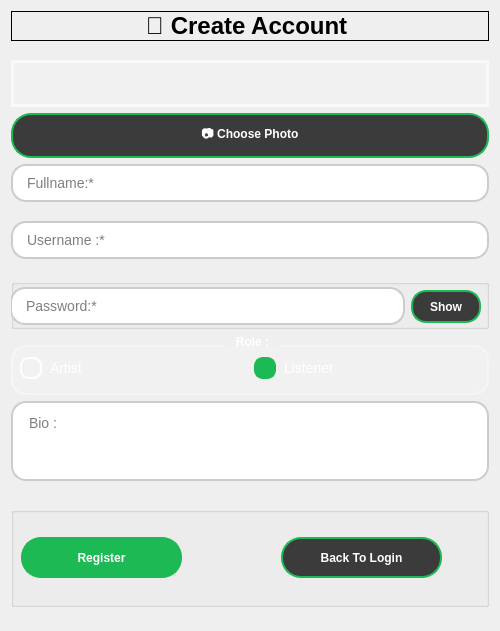
<?xml version="1.0" encoding="UTF-8"?>
<ui version="4.0">
 <class>RegisterWindow</class>
 <widget class="QWidget" name="RegisterWindow">
  <property name="geometry">
   <rect>
    <x>0</x>
    <y>0</y>
    <width>500</width>
    <height>631</height>
   </rect>
  </property>
  <property name="windowTitle">
   <string>Form</string>
  </property>
  <property name="styleSheet">
   <string notr="true">QWidget#RegisterWindow {
    background-color: qlineargradient(
        x1: 0, y1: 0, x2: 1, y2: 1,
        stop: 0 #1DB954,
        stop: 1 #191414
    );
}</string>
  </property>
  <layout class="QVBoxLayout" name="verticalLayout_2">
   <item>
    <layout class="QVBoxLayout" name="verticalLayout">
     <item>
      <widget class="QLabel" name="title">
       <property name="mouseTracking">
        <bool>true</bool>
       </property>
       <property name="frameShape">
        <enum>QFrame::Shape::Panel</enum>
       </property>
       <property name="text">
        <string>&lt;h1&gt;🎵 Create Account &lt;/h1&gt;</string>
       </property>
       <property name="alignment">
        <set>Qt::AlignmentFlag::AlignCenter</set>
       </property>
      </widget>
     </item>
     <item>
      <spacer name="verticalSpacer_4">
       <property name="orientation">
        <enum>Qt::Orientation::Vertical</enum>
       </property>
       <property name="sizeHint" stdset="0">
        <size>
         <width>20</width>
         <height>40</height>
        </size>
       </property>
      </spacer>
     </item>
     <item>
      <widget class="QLabel" name="photoLabel">
       <property name="styleSheet">
        <string notr="true">QLabel#photoLabel {
    background-color: rgba(255, 255, 255, 0.15);
    border: 3px solid rgba(255, 255, 255, 0.6);
    border-radius: 50px;
    color: white;
    font-size: 36px;
}</string>
       </property>
       <property name="text">
        <string/>
       </property>
       <property name="alignment">
        <set>Qt::AlignmentFlag::AlignCenter</set>
       </property>
      </widget>
     </item>
     <item>
      <widget class="QPushButton" name="choosePhotoButton">
       <property name="styleSheet">
        <string notr="true">QPushButton {

background-color: #3b3b3b;

color: white;

border: 2px solid #1DB954;

border-radius: 20px;

padding: 10px 20px;

font-weight: bold;

}



QPushButton:hover {

background-color: #4a4a4a;

}



QPushButton:pressed {

background-color: #2a2a2a;

}</string>
       </property>
       <property name="text">
        <string>📷 Choose Photo</string>
       </property>
      </widget>
     </item>
     <item>
      <widget class="QLineEdit" name="fullnameEdit">
       <property name="styleSheet">
        <string notr="true">QLineEdit {
    background-color: white;
    border: 2px solid #cccccc;
    border-radius: 15px;
    padding: 8px 12px;
    font-size: 14px;
	color:black;
}
QLineEdit:focus {
    border: 2px solid #1DB954;
}

QLineEdit::placeholder {
    color: #888888;        
    font-weight: normal;
}</string>
       </property>
       <property name="placeholderText">
        <string>Fullname:*</string>
       </property>
      </widget>
     </item>
     <item>
      <spacer name="verticalSpacer_2">
       <property name="orientation">
        <enum>Qt::Orientation::Vertical</enum>
       </property>
       <property name="sizeHint" stdset="0">
        <size>
         <width>20</width>
         <height>40</height>
        </size>
       </property>
      </spacer>
     </item>
     <item>
      <widget class="QLineEdit" name="usernameEdit">
       <property name="styleSheet">
        <string notr="true">QLineEdit {
    background-color: white;
    border: 2px solid #cccccc;
    border-radius: 15px;
    padding: 8px 12px;
    font-size: 14px;
	color:black;
}
QLineEdit:focus {
    border: 2px solid #1DB954;
}

QLineEdit::placeholder {
    color: #888888;        
    font-weight: normal;
}
</string>
       </property>
       <property name="placeholderText">
        <string>Username :*</string>
       </property>
      </widget>
     </item>
     <item>
      <layout class="QHBoxLayout" name="horizontalLayout"/>
     </item>
     <item>
      <spacer name="verticalSpacer_3">
       <property name="orientation">
        <enum>Qt::Orientation::Vertical</enum>
       </property>
       <property name="sizeHint" stdset="0">
        <size>
         <width>20</width>
         <height>40</height>
        </size>
       </property>
      </spacer>
     </item>
     <item>
      <widget class="QGroupBox" name="groupBox_2">
       <property name="minimumSize">
        <size>
         <width>0</width>
         <height>50</height>
        </size>
       </property>
       <property name="title">
        <string/>
       </property>
       <widget class="QWidget" name="horizontalLayoutWidget">
        <property name="geometry">
         <rect>
          <x>-1</x>
          <y>2</y>
          <width>471</width>
          <height>51</height>
         </rect>
        </property>
        <layout class="QHBoxLayout" name="horizontalLayout_5">
         <item>
          <widget class="QLineEdit" name="passwordEdit">
           <property name="styleSheet">
            <string notr="true">QLineEdit {

    background-color: white;

    border: 2px solid #cccccc;

    border-radius: 15px;

    padding: 8px 12px;

    font-size: 14px;

	color:black;

}

QLineEdit:focus {

    border: 2px solid #1DB954;

}

QLineEdit QToolButton {

    background-color: #3b3b3b;

    color: white;

    border: 2px solid #3b3b3b;

    border-radius: 12px;

    padding: 4px 10px;

    font-weight: bold;

    margin-right: 4px;

}

QLineEdit QToolButton:hover {

    background-color: #4a4a4a;

    border: 2px solid #4a4a4a;

}

QLineEdit QToolButton:pressed {

    background-color: #1DB954;

    border: 2px solid #1DB954;

}

QLineEdit::placeholder {

    color: #888888;        

    font-weight: normal;

}</string>
           </property>
           <property name="echoMode">
            <enum>QLineEdit::EchoMode::Password</enum>
           </property>
           <property name="placeholderText">
            <string>Password:*</string>
           </property>
          </widget>
         </item>
         <item>
          <widget class="QToolButton" name="togglePasswordButton">
           <property name="cursor">
            <cursorShape>PointingHandCursor</cursorShape>
           </property>
           <property name="styleSheet">
            <string notr="true">QToolButton {
    background-color: #3b3b3b;
    color: white;
    border: 2px solid #1DB954;
    border-radius: 15px;
    padding: 6px 12px;
    font-weight: bold;
}
QToolButton:hover {
    background-color: #4a4a4a;
}
QToolButton:pressed {
    background-color: #1DB954;
    color: white;
}</string>
           </property>
           <property name="text">
            <string>Show</string>
           </property>
          </widget>
         </item>
        </layout>
       </widget>
      </widget>
     </item>
     <item>
      <widget class="QGroupBox" name="roleGBox">
       <property name="sizePolicy">
        <sizepolicy hsizetype="Preferred" vsizetype="Fixed">
         <horstretch>0</horstretch>
         <verstretch>0</verstretch>
        </sizepolicy>
       </property>
       <property name="minimumSize">
        <size>
         <width>0</width>
         <height>60</height>
        </size>
       </property>
       <property name="styleSheet">
        <string notr="true">QGroupBox {
    background-color: rgba(255, 255, 255, 30);
    border: 2px solid rgba(255, 255, 255, 100);
    border-radius: 15px;
    margin-top: 10px;
    padding: 15px 10px 10px 10px;
    font-weight: bold;
    color: white;
}
QGroupBox::title {
    subcontrol-origin: margin;
    subcontrol-position: top center;
    padding: 0 10px;
    color: white;
}</string>
       </property>
       <property name="title">
        <string>Role :</string>
       </property>
       <widget class="QWidget" name="horizontalLayoutWidget_3">
        <property name="geometry">
         <rect>
          <x>9</x>
          <y>20</y>
          <width>461</width>
          <height>26</height>
         </rect>
        </property>
        <layout class="QHBoxLayout" name="horizontalLayout_4">
         <item>
          <widget class="QRadioButton" name="artistRadio">
           <property name="cursor">
            <cursorShape>PointingHandCursor</cursorShape>
           </property>
           <property name="styleSheet">
            <string notr="true">QRadioButton {
    color: white;
    font-size: 14px;
    spacing: 8px;
}
QRadioButton::indicator {
    width: 18px;
    height: 18px;
    border-radius: 9px;
    border: 2px solid white;
    background-color: transparent;
}
QRadioButton::indicator:checked {
    background-color: #1DB954;
    border: 2px solid #1DB954;
}
QRadioButton::indicator:hover {
    border: 2px solid #1ed760;
}</string>
           </property>
           <property name="text">
            <string>Artist</string>
           </property>
          </widget>
         </item>
         <item>
          <widget class="QRadioButton" name="listenerRadio">
           <property name="cursor">
            <cursorShape>PointingHandCursor</cursorShape>
           </property>
           <property name="styleSheet">
            <string notr="true">QRadioButton {
    color: white;
    font-size: 14px;
    spacing: 8px;
}
QRadioButton::indicator {
    width: 18px;
    height: 18px;
    border-radius: 9px;
    border: 2px solid white;
    background-color: transparent;
}
QRadioButton::indicator:checked {
    background-color: #1DB954;
    border: 2px solid #1DB954;
}
QRadioButton::indicator:hover {
    border: 2px solid #1ed760;
}</string>
           </property>
           <property name="text">
            <string>Listener</string>
           </property>
           <property name="checked">
            <bool>true</bool>
           </property>
          </widget>
         </item>
        </layout>
       </widget>
      </widget>
     </item>
     <item>
      <widget class="QTextEdit" name="bio">
       <property name="maximumSize">
        <size>
         <width>16777215</width>
         <height>80</height>
        </size>
       </property>
       <property name="cursor" stdset="0">
        <cursorShape>IBeamCursor</cursorShape>
       </property>
       <property name="styleSheet">
        <string notr="true">QTextEdit {
    background-color: white;
    border: 2px solid #cccccc;
    border-radius: 15px;
    padding: 8px 12px;
    font-size: 14px;
	color:black;
}
QTextEdit:focus {
    border: 2px solid #1DB954;
}

QTextEdit::placeholder {
    color: #888888;        
    font-weight: normal;
}</string>
       </property>
       <property name="html">
        <string>&lt;!DOCTYPE HTML PUBLIC &quot;-//W3C//DTD HTML 4.0//EN&quot; &quot;http://www.w3.org/TR/REC-html40/strict.dtd&quot;&gt;
&lt;html&gt;&lt;head&gt;&lt;meta name=&quot;qrichtext&quot; content=&quot;1&quot; /&gt;&lt;meta charset=&quot;utf-8&quot; /&gt;&lt;style type=&quot;text/css&quot;&gt;
p, li { white-space: pre-wrap; }
hr { height: 1px; border-width: 0; }
li.unchecked::marker { content: &quot;\2610&quot;; }
li.checked::marker { content: &quot;\2612&quot;; }
&lt;/style&gt;&lt;/head&gt;&lt;body style=&quot; font-family:'Segoe UI'; font-size:14px; font-weight:400; font-style:normal;&quot;&gt;
&lt;p style=&quot;-qt-paragraph-type:empty; margin-top:0px; margin-bottom:0px; margin-left:0px; margin-right:0px; -qt-block-indent:0; text-indent:0px; font-size:9pt; font-weight:200;&quot;&gt;&lt;br /&gt;&lt;/p&gt;&lt;/body&gt;&lt;/html&gt;</string>
       </property>
       <property name="placeholderText">
        <string>Bio :</string>
       </property>
      </widget>
     </item>
     <item>
      <widget class="QLabel" name="errorLabel">
       <property name="styleSheet">
        <string notr="true">color:white</string>
       </property>
       <property name="text">
        <string/>
       </property>
      </widget>
     </item>
     <item>
      <widget class="QGroupBox" name="groupBox">
       <property name="minimumSize">
        <size>
         <width>0</width>
         <height>100</height>
        </size>
       </property>
       <property name="title">
        <string/>
       </property>
       <widget class="QPushButton" name="cancelButton">
        <property name="geometry">
         <rect>
          <x>270</x>
          <y>30</y>
          <width>161</width>
          <height>41</height>
         </rect>
        </property>
        <property name="cursor">
         <cursorShape>PointingHandCursor</cursorShape>
        </property>
        <property name="styleSheet">
         <string notr="true">QPushButton {
    background-color: #3b3b3b;
    color: white;
    border: 2px solid #1DB954;
    border-radius: 20px;
    padding: 10px 20px;
    font-weight: bold;
}

QPushButton:hover {
    background-color: #4a4a4a;
}

QPushButton:pressed {
    background-color: #2a2a2a;
}</string>
        </property>
        <property name="text">
         <string>Back To Login</string>
        </property>
       </widget>
       <widget class="QPushButton" name="registerButton">
        <property name="geometry">
         <rect>
          <x>10</x>
          <y>30</y>
          <width>161</width>
          <height>41</height>
         </rect>
        </property>
        <property name="cursor">
         <cursorShape>PointingHandCursor</cursorShape>
        </property>
        <property name="styleSheet">
         <string notr="true">QPushButton {
    background-color: #1DB954;
    color: white;
	border: 2px solid #1DB954;
    border-radius: 20px;
    padding: 10px 20px;
    font-weight: bold;
}

QPushButton:hover {
    background-color: #1ed760;
}

QPushButton:pressed {
    background-color: #1aa34a;
}
</string>
        </property>
        <property name="text">
         <string>Register</string>
        </property>
       </widget>
      </widget>
     </item>
     <item>
      <layout class="QHBoxLayout" name="horizontalLayout_2"/>
     </item>
     <item>
      <spacer name="verticalSpacer">
       <property name="orientation">
        <enum>Qt::Orientation::Vertical</enum>
       </property>
       <property name="sizeHint" stdset="0">
        <size>
         <width>20</width>
         <height>40</height>
        </size>
       </property>
      </spacer>
     </item>
    </layout>
   </item>
  </layout>
 </widget>
 <resources/>
 <connections/>
</ui>
